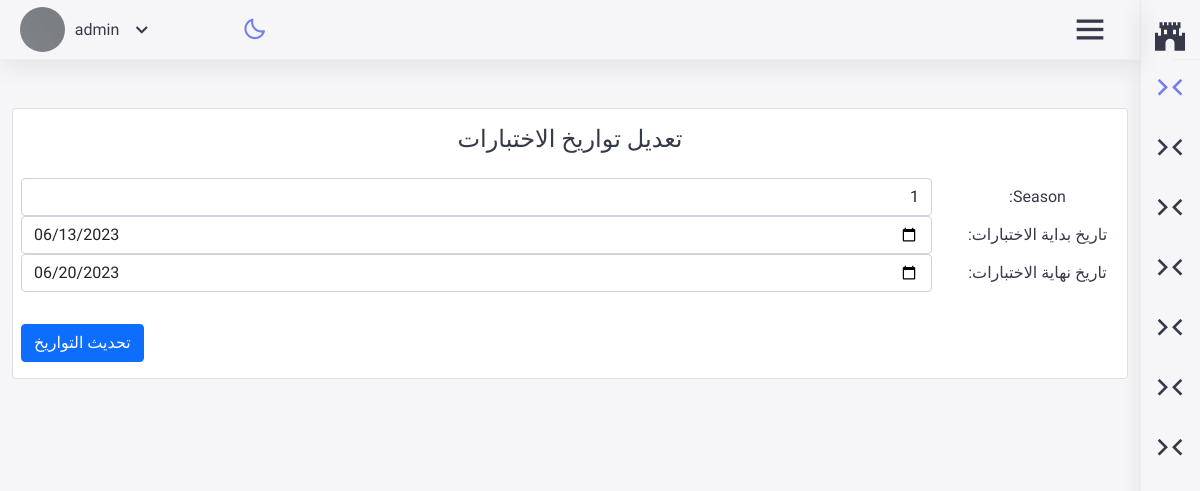
The app's page /admin/manage_season.php?id=2 (signed in) with its own data.
### tables this page shows
CREATE TABLE `season` (
  `id` bigint(20) NOT NULL,
  `season` tinyint(4) DEFAULT NULL,
  `start_exams` date DEFAULT NULL,
  `end_exams` date DEFAULT NULL,
  `date` timestamp NOT NULL DEFAULT current_timestamp()
);

### admin/functions.inc.php (called while the page is built, shortened)
<?php
function get_safe_value($con,$str){
	if($str!=''){
		$str=trim($str);
		return mysqli_real_escape_string($con,$str);
	}
}
	?>

### admin/manage_season.php (the view, shortened to what this page needs)
<?php
require('top.inc.php');
$start_exams = '';
$end_exams = '';
$season = '';
if (isset($_GET['id']) && $_GET['id'] != '') {
    $id = get_safe_value($con, $_GET['id']);
    $res = mysqli_query($con, "select * from season where id='$id'");
    $check = mysqli_num_rows($res);
    if ($check > 0) {
        $row = mysqli_fetch_assoc($res);
        $start_exams = $row['start_exams'];
        $end_exams = $row['end_exams'];
        $season = $row['season'];
    } else {
        header('location:season.php');
        die();
    }
}
?>
<div class="content pb-0" style="text-align:center">
    <div class="orders">
        <div class="row">
            <div class="col-xl-12">
                <div class="card">
                    <div class="card-body">
                        <h4 class="box-title">تعديل تواريخ الاختبارات</h4>
                    </div>
                    <div class="card-body--">
                        <div class="table-stats order-table ov-h">
                            <form method="POST" action="" class="mx-2">
                                <div class="form-group row">
                                    <label for="season" class="col-sm-2 col-form-label">Season:</label>
                                    <div class="col-sm-10">
                                        <input type="text" id="season" name="season" value="<?php echo $season; ?>" required class="form-control">
                                    </div>
                                </div>
                                <div class="form-group row">
                                    <label for="start_exams" class="col-sm-2 col-form-label">تاريخ بداية الاختبارات:</label>
                                    <div class="col-sm-10">
                                        <input type="date" id="start_exams" name="start_exams" value="<?php echo $start_exams; ?>" required class="form-control">
                                    </div>
                                </div>
                                <div class="form-group row">
                                    <label for="end_exams" class="col-sm-2 col-form-label">تاريخ نهاية الاختبارات:</label>
                                    <div class="col-sm-10">
                                        <input type="date" id="end_exams" name="end_exams" value="<?php echo $end_exams; ?>" required class="form-control">
                                    </div>
                                </div>
                                <div class="form-group my-3">
                                    <button type="submit" name="submit" class="btn btn-primary float-start my-3">تحديث التواريخ</button>
                                </div>
                            </form>
                        </div>
                    </div>
                </div>
            </div>
        </div>
    </div>
</div>
<?php
require('footer.inc.php');
?>

### admin/css/style.css (style rules this page uses)
:root { --color-primary: #7380ec; --color-danger: #ff7782; --color-success: #41f1b6; --color-warning: #ffbb55; --color-white: #fff; --color-info-dark: #7d8da1; --color-info-light: #dce1eb; --color-dark: #363949; --color-light: rgba(132, 139, 200, .18); --color-primary-variant: #111e88; --color-dark-variant: #677483; --color-background: #f6f6f9; --base-margin-val: 1rem; --card-border-radius: 2rem; --border-radius-1: .4rem; --border-radius-2: .8rem; --border-radius-3: 1.2rem; --font-family: 'Tajawal', sans-serif; --card-padding: 1.8rem; --padding-1: 1.2rem; --box-shadow: 0 2rem 3rem var(--color-light); }
* { margin: 0; padding: 0; box-sizing: border-box; font-family: var(--font-family); }
body { overflow-x: hidden; display: flex; font-family: var(--font-family); background: var(--color-background); color: var(--color-dark); min-height: 100vh; }

### records on screen
season: season "1", start_exams "06/13/2023", end_exams "06/20/2023"

### other values on screen
$_SESSION['ADMIN_USERNAME'] "admin"
